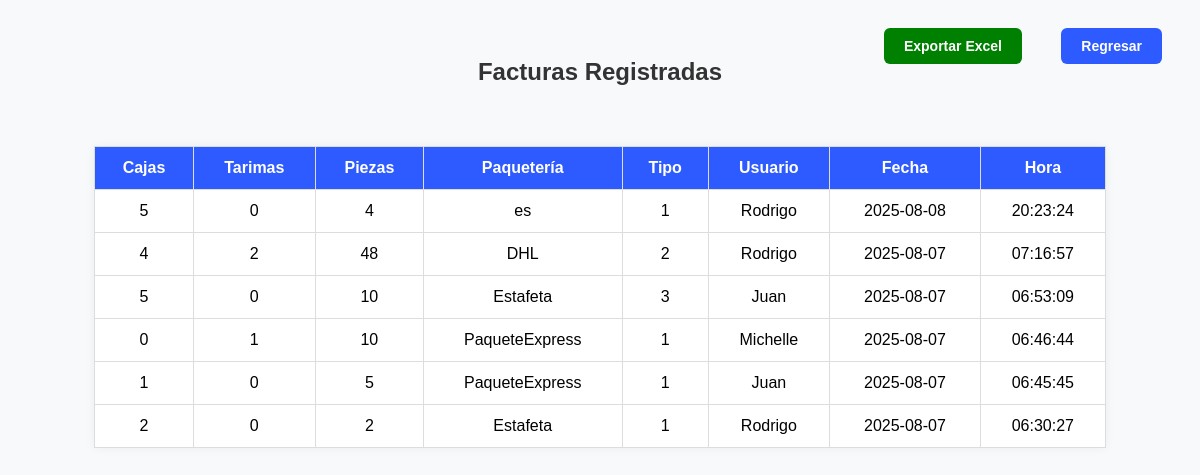
The app's page /ver_envio.php with its own data.
### tables this page shows
CREATE TABLE `registros_envio` (
  `id` int(11) NOT NULL,
  `factura_id` int(11) DEFAULT NULL,
  `cajas` int(11) DEFAULT NULL,
  `tarimas` int(11) DEFAULT NULL,
  `piezas` int(11) DEFAULT NULL,
  `paqueteria` varchar(100) DEFAULT NULL,
  `fecha_registro` datetime NOT NULL DEFAULT current_timestamp(),
  `usuario` varchar(100) DEFAULT NULL,
  `tipo` int(11) NOT NULL DEFAULT 1
);

### ver_envio.php (the view, shortened to what this page needs)
<?php
$host = "localhost";
$user = "root";
$pass = "";
$db = "estadia";
$conn = new mysqli($host, $user, $pass, $db);
$sql = "SELECT cajas, tarimas, piezas, paqueteria, tipo, usuario,
               DATE(fecha_registro) AS fecha,
               TIME(fecha_registro) AS hora
        FROM registros_envio
        ORDER BY fecha_registro DESC";
$resultado = $conn->query($sql);
?>
<!DOCTYPE html>
<html lang="es">
<head>
</head>
<body>
<a href="ver_responsables.html" class="btn-regresar">Regresar</a>
<a href="exportar_excel.php" class="btn-regresar" style="right: 170px; background-color: green;">Exportar Excel</a>
<h2>Facturas Registradas</h2>
<?php
if ($resultado->num_rows > 0) {
    echo "<table>";
    echo "<tr>
            <th>Cajas</th>
            <th>Tarimas</th>
            <th>Piezas</th>
            <th>Paquetería</th>
            <th>Tipo</th>
            <th>Usuario</th>
            <th>Fecha</th>
            <th>Hora</th>
          </tr>";
    while ($row = $resultado->fetch_assoc()) {
        echo "<tr>
                <td>{$row['cajas']}</td>
                <td>{$row['tarimas']}</td>
                <td>{$row['piezas']}</td>
                <td>{$row['paqueteria']}</td>
                <td>{$row['tipo']}</td>
                <td>{$row['usuario']}</td>
                <td>{$row['fecha']}</td>
                <td>{$row['hora']}</td>
              </tr>";
    }
    echo "</table>";
} else {
    echo "<p style='text-align:center;'>No hay envíos registrados.</p>";
}
?>
</body>
</html>

### ver_envio.php (style rules this page uses)
body { font-family: Arial, sans-serif; background-color: #f7f9fb; padding: 30px; position: relative; }
.btn-regresar { position: absolute; top: 20px; right: 30px; padding: 10px 20px; background-color: #2e5bff; color: white; border: none; border-radius: 6px; cursor: pointer; font-size: 14px; font-weight: bold; text-decoration: none; }
table { width: 90%; margin: 60px auto 0 auto; border-collapse: collapse; background-color: #fff; box-shadow: 0 0 10px rgba(0,0,0,0.05); }
th, td { padding: 12px 15px; border: 1px solid #ddd; text-align: center; }
th { background-color: #2e5bff; color: white; }
h2 { text-align: center; color: #333; margin-bottom: 30px; }

### records on screen
registros_envio: cajas "5", tarimas "0", piezas "4", paqueteria "es", tipo "1", usuario "Rodrigo", fecha "2025-08-08", hora "20:23:24"
registros_envio: cajas "4", tarimas "2", piezas "48", paqueteria "DHL", tipo "2", usuario "Rodrigo", fecha "2025-08-07", hora "07:16:57"
registros_envio: cajas "5", tarimas "0", piezas "10", paqueteria "Estafeta", tipo "3", usuario "Juan", fecha "2025-08-07", hora "06:53:09"
registros_envio: cajas "0", tarimas "1", piezas "10", paqueteria "PaqueteExpress", tipo "1", usuario "Michelle", fecha "2025-08-07", hora "06:46:44"
registros_envio: cajas "1", tarimas "0", piezas "5", paqueteria "PaqueteExpress", tipo "1", usuario "Juan", fecha "2025-08-07", hora "06:45:45"
registros_envio: cajas "2", tarimas "0", piezas "2", paqueteria "Estafeta", tipo "1", usuario "Rodrigo", fecha "2025-08-07", hora "06:30:27"
